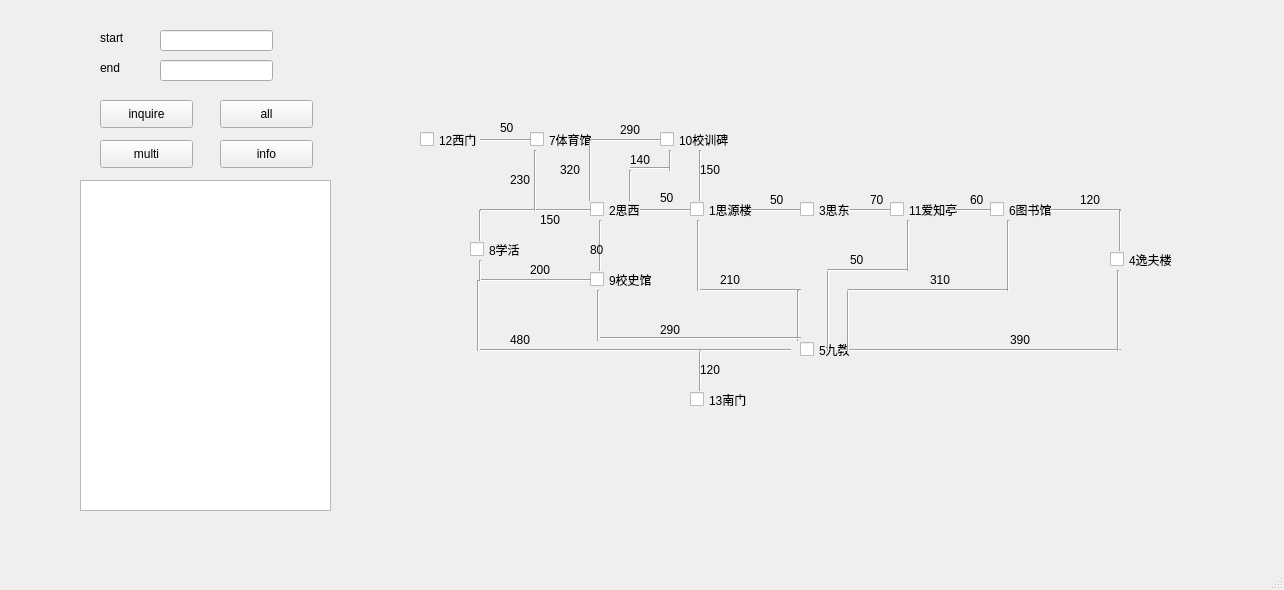
<?xml version="1.0" encoding="UTF-8"?>
<ui version="4.0">
 <class>MainWindow</class>
 <widget class="QMainWindow" name="MainWindow">
  <property name="geometry">
   <rect>
    <x>0</x>
    <y>0</y>
    <width>1284</width>
    <height>590</height>
   </rect>
  </property>
  <property name="windowTitle">
   <string>MainWindow</string>
  </property>
  <widget class="QWidget" name="centralwidget">
   <widget class="QLineEdit" name="start">
    <property name="geometry">
     <rect>
      <x>160</x>
      <y>30</y>
      <width>113</width>
      <height>21</height>
     </rect>
    </property>
   </widget>
   <widget class="QLineEdit" name="end">
    <property name="geometry">
     <rect>
      <x>160</x>
      <y>60</y>
      <width>113</width>
      <height>21</height>
     </rect>
    </property>
   </widget>
   <widget class="QLabel" name="label_2">
    <property name="geometry">
     <rect>
      <x>100</x>
      <y>30</y>
      <width>72</width>
      <height>15</height>
     </rect>
    </property>
    <property name="text">
     <string>start</string>
    </property>
   </widget>
   <widget class="QLabel" name="label_3">
    <property name="geometry">
     <rect>
      <x>100</x>
      <y>60</y>
      <width>72</width>
      <height>15</height>
     </rect>
    </property>
    <property name="text">
     <string>end</string>
    </property>
   </widget>
   <widget class="QPushButton" name="inquire">
    <property name="geometry">
     <rect>
      <x>100</x>
      <y>100</y>
      <width>93</width>
      <height>28</height>
     </rect>
    </property>
    <property name="text">
     <string>inquire</string>
    </property>
   </widget>
   <widget class="QTextBrowser" name="display">
    <property name="geometry">
     <rect>
      <x>80</x>
      <y>180</y>
      <width>251</width>
      <height>331</height>
     </rect>
    </property>
   </widget>
   <widget class="QCheckBox" name="checkBox_1">
    <property name="geometry">
     <rect>
      <x>690</x>
      <y>200</y>
      <width>91</width>
      <height>19</height>
     </rect>
    </property>
    <property name="text">
     <string>1思源楼</string>
    </property>
   </widget>
   <widget class="QCheckBox" name="checkBox_2">
    <property name="geometry">
     <rect>
      <x>590</x>
      <y>200</y>
      <width>61</width>
      <height>19</height>
     </rect>
    </property>
    <property name="text">
     <string>2思西</string>
    </property>
   </widget>
   <widget class="QPushButton" name="multi">
    <property name="geometry">
     <rect>
      <x>100</x>
      <y>140</y>
      <width>93</width>
      <height>28</height>
     </rect>
    </property>
    <property name="text">
     <string>multi</string>
    </property>
   </widget>
   <widget class="QCheckBox" name="checkBox_3">
    <property name="geometry">
     <rect>
      <x>800</x>
      <y>200</y>
      <width>61</width>
      <height>19</height>
     </rect>
    </property>
    <property name="text">
     <string>3思东</string>
    </property>
   </widget>
   <widget class="QCheckBox" name="checkBox_4">
    <property name="geometry">
     <rect>
      <x>1110</x>
      <y>250</y>
      <width>81</width>
      <height>19</height>
     </rect>
    </property>
    <property name="text">
     <string>4逸夫楼</string>
    </property>
   </widget>
   <widget class="QCheckBox" name="checkBox_5">
    <property name="geometry">
     <rect>
      <x>800</x>
      <y>340</y>
      <width>61</width>
      <height>19</height>
     </rect>
    </property>
    <property name="text">
     <string>5九教</string>
    </property>
   </widget>
   <widget class="QCheckBox" name="checkBox_6">
    <property name="geometry">
     <rect>
      <x>990</x>
      <y>200</y>
      <width>81</width>
      <height>19</height>
     </rect>
    </property>
    <property name="text">
     <string>6图书馆</string>
    </property>
   </widget>
   <widget class="QCheckBox" name="checkBox_7">
    <property name="geometry">
     <rect>
      <x>530</x>
      <y>130</y>
      <width>81</width>
      <height>19</height>
     </rect>
    </property>
    <property name="text">
     <string>7体育馆</string>
    </property>
   </widget>
   <widget class="QCheckBox" name="checkBox_8">
    <property name="geometry">
     <rect>
      <x>470</x>
      <y>240</y>
      <width>61</width>
      <height>19</height>
     </rect>
    </property>
    <property name="text">
     <string>8学活</string>
    </property>
   </widget>
   <widget class="QCheckBox" name="checkBox_9">
    <property name="geometry">
     <rect>
      <x>590</x>
      <y>270</y>
      <width>81</width>
      <height>19</height>
     </rect>
    </property>
    <property name="text">
     <string>9校史馆</string>
    </property>
   </widget>
   <widget class="QCheckBox" name="checkBox_10">
    <property name="geometry">
     <rect>
      <x>660</x>
      <y>130</y>
      <width>91</width>
      <height>19</height>
     </rect>
    </property>
    <property name="text">
     <string>10校训碑</string>
    </property>
   </widget>
   <widget class="QCheckBox" name="checkBox_11">
    <property name="geometry">
     <rect>
      <x>890</x>
      <y>200</y>
      <width>81</width>
      <height>19</height>
     </rect>
    </property>
    <property name="text">
     <string>11爱知亭</string>
    </property>
   </widget>
   <widget class="QCheckBox" name="checkBox_12">
    <property name="geometry">
     <rect>
      <x>420</x>
      <y>130</y>
      <width>71</width>
      <height>19</height>
     </rect>
    </property>
    <property name="text">
     <string>12西门</string>
    </property>
   </widget>
   <widget class="QCheckBox" name="checkBox_13">
    <property name="geometry">
     <rect>
      <x>690</x>
      <y>390</y>
      <width>71</width>
      <height>19</height>
     </rect>
    </property>
    <property name="text">
     <string>13南门</string>
    </property>
   </widget>
   <widget class="QPushButton" name="info">
    <property name="geometry">
     <rect>
      <x>220</x>
      <y>140</y>
      <width>93</width>
      <height>28</height>
     </rect>
    </property>
    <property name="text">
     <string>info</string>
    </property>
   </widget>
   <widget class="QPushButton" name="all">
    <property name="geometry">
     <rect>
      <x>220</x>
      <y>100</y>
      <width>93</width>
      <height>28</height>
     </rect>
    </property>
    <property name="text">
     <string>all</string>
    </property>
   </widget>
   <widget class="Line" name="line">
    <property name="geometry">
     <rect>
      <x>480</x>
      <y>130</y>
      <width>51</width>
      <height>20</height>
     </rect>
    </property>
    <property name="orientation">
     <enum>Qt::Horizontal</enum>
    </property>
   </widget>
   <widget class="Line" name="line_2">
    <property name="geometry">
     <rect>
      <x>590</x>
      <y>130</y>
      <width>71</width>
      <height>20</height>
     </rect>
    </property>
    <property name="orientation">
     <enum>Qt::Horizontal</enum>
    </property>
   </widget>
   <widget class="Line" name="line_3">
    <property name="geometry">
     <rect>
      <x>640</x>
      <y>200</y>
      <width>51</width>
      <height>20</height>
     </rect>
    </property>
    <property name="orientation">
     <enum>Qt::Horizontal</enum>
    </property>
   </widget>
   <widget class="Line" name="line_4">
    <property name="geometry">
     <rect>
      <x>850</x>
      <y>200</y>
      <width>41</width>
      <height>20</height>
     </rect>
    </property>
    <property name="orientation">
     <enum>Qt::Horizontal</enum>
    </property>
   </widget>
   <widget class="Line" name="line_5">
    <property name="geometry">
     <rect>
      <x>750</x>
      <y>200</y>
      <width>51</width>
      <height>20</height>
     </rect>
    </property>
    <property name="orientation">
     <enum>Qt::Horizontal</enum>
    </property>
   </widget>
   <widget class="Line" name="line_6">
    <property name="geometry">
     <rect>
      <x>480</x>
      <y>200</y>
      <width>111</width>
      <height>20</height>
     </rect>
    </property>
    <property name="orientation">
     <enum>Qt::Horizontal</enum>
    </property>
   </widget>
   <widget class="Line" name="line_7">
    <property name="geometry">
     <rect>
      <x>1050</x>
      <y>200</y>
      <width>71</width>
      <height>20</height>
     </rect>
    </property>
    <property name="orientation">
     <enum>Qt::Horizontal</enum>
    </property>
   </widget>
   <widget class="Line" name="line_8">
    <property name="geometry">
     <rect>
      <x>950</x>
      <y>200</y>
      <width>41</width>
      <height>20</height>
     </rect>
    </property>
    <property name="orientation">
     <enum>Qt::Horizontal</enum>
    </property>
   </widget>
   <widget class="Line" name="line_9">
    <property name="geometry">
     <rect>
      <x>700</x>
      <y>340</y>
      <width>91</width>
      <height>20</height>
     </rect>
    </property>
    <property name="orientation">
     <enum>Qt::Horizontal</enum>
    </property>
   </widget>
   <widget class="Line" name="line_10">
    <property name="geometry">
     <rect>
      <x>840</x>
      <y>340</y>
      <width>281</width>
      <height>20</height>
     </rect>
    </property>
    <property name="orientation">
     <enum>Qt::Horizontal</enum>
    </property>
   </widget>
   <widget class="Line" name="line_11">
    <property name="geometry">
     <rect>
      <x>480</x>
      <y>270</y>
      <width>111</width>
      <height>20</height>
     </rect>
    </property>
    <property name="orientation">
     <enum>Qt::Horizontal</enum>
    </property>
   </widget>
   <widget class="Line" name="line_12">
    <property name="geometry">
     <rect>
      <x>470</x>
      <y>210</y>
      <width>20</width>
      <height>31</height>
     </rect>
    </property>
    <property name="orientation">
     <enum>Qt::Vertical</enum>
    </property>
   </widget>
   <widget class="Line" name="line_13">
    <property name="geometry">
     <rect>
      <x>690</x>
      <y>350</y>
      <width>20</width>
      <height>41</height>
     </rect>
    </property>
    <property name="orientation">
     <enum>Qt::Vertical</enum>
    </property>
   </widget>
   <widget class="Line" name="line_14">
    <property name="geometry">
     <rect>
      <x>1110</x>
      <y>270</y>
      <width>16</width>
      <height>81</height>
     </rect>
    </property>
    <property name="orientation">
     <enum>Qt::Vertical</enum>
    </property>
   </widget>
   <widget class="Line" name="line_15">
    <property name="geometry">
     <rect>
      <x>1110</x>
      <y>210</y>
      <width>20</width>
      <height>41</height>
     </rect>
    </property>
    <property name="orientation">
     <enum>Qt::Vertical</enum>
    </property>
   </widget>
   <widget class="Line" name="line_16">
    <property name="geometry">
     <rect>
      <x>690</x>
      <y>150</y>
      <width>20</width>
      <height>51</height>
     </rect>
    </property>
    <property name="orientation">
     <enum>Qt::Vertical</enum>
    </property>
   </widget>
   <widget class="Line" name="line_17">
    <property name="geometry">
     <rect>
      <x>580</x>
      <y>140</y>
      <width>20</width>
      <height>61</height>
     </rect>
    </property>
    <property name="orientation">
     <enum>Qt::Vertical</enum>
    </property>
   </widget>
   <widget class="Line" name="line_18">
    <property name="geometry">
     <rect>
      <x>525</x>
      <y>150</y>
      <width>21</width>
      <height>61</height>
     </rect>
    </property>
    <property name="orientation">
     <enum>Qt::Vertical</enum>
    </property>
   </widget>
   <widget class="Line" name="line_20">
    <property name="geometry">
     <rect>
      <x>690</x>
      <y>220</y>
      <width>16</width>
      <height>71</height>
     </rect>
    </property>
    <property name="orientation">
     <enum>Qt::Vertical</enum>
    </property>
   </widget>
   <widget class="Line" name="line_21">
    <property name="geometry">
     <rect>
      <x>900</x>
      <y>220</y>
      <width>16</width>
      <height>51</height>
     </rect>
    </property>
    <property name="orientation">
     <enum>Qt::Vertical</enum>
    </property>
   </widget>
   <widget class="Line" name="line_22">
    <property name="geometry">
     <rect>
      <x>1000</x>
      <y>220</y>
      <width>16</width>
      <height>71</height>
     </rect>
    </property>
    <property name="orientation">
     <enum>Qt::Vertical</enum>
    </property>
   </widget>
   <widget class="Line" name="line_23">
    <property name="geometry">
     <rect>
      <x>820</x>
      <y>270</y>
      <width>16</width>
      <height>81</height>
     </rect>
    </property>
    <property name="orientation">
     <enum>Qt::Vertical</enum>
    </property>
   </widget>
   <widget class="Line" name="line_24">
    <property name="geometry">
     <rect>
      <x>840</x>
      <y>290</y>
      <width>16</width>
      <height>61</height>
     </rect>
    </property>
    <property name="orientation">
     <enum>Qt::Vertical</enum>
    </property>
   </widget>
   <widget class="Line" name="line_25">
    <property name="geometry">
     <rect>
      <x>847</x>
      <y>280</y>
      <width>161</width>
      <height>21</height>
     </rect>
    </property>
    <property name="orientation">
     <enum>Qt::Horizontal</enum>
    </property>
   </widget>
   <widget class="Line" name="line_26">
    <property name="geometry">
     <rect>
      <x>827</x>
      <y>260</y>
      <width>81</width>
      <height>21</height>
     </rect>
    </property>
    <property name="orientation">
     <enum>Qt::Horizontal</enum>
    </property>
   </widget>
   <widget class="Line" name="line_27">
    <property name="geometry">
     <rect>
      <x>700</x>
      <y>280</y>
      <width>101</width>
      <height>21</height>
     </rect>
    </property>
    <property name="orientation">
     <enum>Qt::Horizontal</enum>
    </property>
   </widget>
   <widget class="Line" name="line_28">
    <property name="geometry">
     <rect>
      <x>790</x>
      <y>290</y>
      <width>16</width>
      <height>51</height>
     </rect>
    </property>
    <property name="orientation">
     <enum>Qt::Vertical</enum>
    </property>
   </widget>
   <widget class="Line" name="line_29">
    <property name="geometry">
     <rect>
      <x>590</x>
      <y>290</y>
      <width>16</width>
      <height>51</height>
     </rect>
    </property>
    <property name="orientation">
     <enum>Qt::Vertical</enum>
    </property>
   </widget>
   <widget class="Line" name="line_30">
    <property name="geometry">
     <rect>
      <x>600</x>
      <y>330</y>
      <width>201</width>
      <height>16</height>
     </rect>
    </property>
    <property name="orientation">
     <enum>Qt::Horizontal</enum>
    </property>
   </widget>
   <widget class="Line" name="line_31">
    <property name="geometry">
     <rect>
      <x>590</x>
      <y>220</y>
      <width>21</width>
      <height>51</height>
     </rect>
    </property>
    <property name="orientation">
     <enum>Qt::Vertical</enum>
    </property>
   </widget>
   <widget class="Line" name="line_32">
    <property name="geometry">
     <rect>
      <x>470</x>
      <y>260</y>
      <width>20</width>
      <height>21</height>
     </rect>
    </property>
    <property name="orientation">
     <enum>Qt::Vertical</enum>
    </property>
   </widget>
   <widget class="QLabel" name="label">
    <property name="geometry">
     <rect>
      <x>660</x>
      <y>190</y>
      <width>21</width>
      <height>16</height>
     </rect>
    </property>
    <property name="text">
     <string>50</string>
    </property>
   </widget>
   <widget class="QLabel" name="label_4">
    <property name="geometry">
     <rect>
      <x>770</x>
      <y>190</y>
      <width>21</width>
      <height>20</height>
     </rect>
    </property>
    <property name="text">
     <string>50</string>
    </property>
   </widget>
   <widget class="QLabel" name="label_5">
    <property name="geometry">
     <rect>
      <x>700</x>
      <y>160</y>
      <width>31</width>
      <height>20</height>
     </rect>
    </property>
    <property name="text">
     <string>150</string>
    </property>
   </widget>
   <widget class="QLabel" name="label_6">
    <property name="geometry">
     <rect>
      <x>560</x>
      <y>160</y>
      <width>31</width>
      <height>20</height>
     </rect>
    </property>
    <property name="text">
     <string>320</string>
    </property>
   </widget>
   <widget class="QLabel" name="label_7">
    <property name="geometry">
     <rect>
      <x>590</x>
      <y>240</y>
      <width>21</width>
      <height>20</height>
     </rect>
    </property>
    <property name="text">
     <string>80</string>
    </property>
   </widget>
   <widget class="QLabel" name="label_8">
    <property name="geometry">
     <rect>
      <x>630</x>
      <y>150</y>
      <width>31</width>
      <height>20</height>
     </rect>
    </property>
    <property name="text">
     <string>140</string>
    </property>
   </widget>
   <widget class="QLabel" name="label_9">
    <property name="geometry">
     <rect>
      <x>870</x>
      <y>190</y>
      <width>21</width>
      <height>20</height>
     </rect>
    </property>
    <property name="text">
     <string>70</string>
    </property>
   </widget>
   <widget class="QLabel" name="label_10">
    <property name="geometry">
     <rect>
      <x>1010</x>
      <y>330</y>
      <width>31</width>
      <height>20</height>
     </rect>
    </property>
    <property name="text">
     <string>390</string>
    </property>
   </widget>
   <widget class="QLabel" name="label_11">
    <property name="geometry">
     <rect>
      <x>1080</x>
      <y>190</y>
      <width>31</width>
      <height>20</height>
     </rect>
    </property>
    <property name="text">
     <string>120</string>
    </property>
   </widget>
   <widget class="QLabel" name="label_12">
    <property name="geometry">
     <rect>
      <x>930</x>
      <y>270</y>
      <width>31</width>
      <height>20</height>
     </rect>
    </property>
    <property name="text">
     <string>310</string>
    </property>
   </widget>
   <widget class="QLabel" name="label_13">
    <property name="geometry">
     <rect>
      <x>660</x>
      <y>320</y>
      <width>31</width>
      <height>20</height>
     </rect>
    </property>
    <property name="text">
     <string>290</string>
    </property>
   </widget>
   <widget class="QLabel" name="label_14">
    <property name="geometry">
     <rect>
      <x>510</x>
      <y>330</y>
      <width>31</width>
      <height>20</height>
     </rect>
    </property>
    <property name="text">
     <string>480</string>
    </property>
   </widget>
   <widget class="QLabel" name="label_15">
    <property name="geometry">
     <rect>
      <x>720</x>
      <y>270</y>
      <width>31</width>
      <height>20</height>
     </rect>
    </property>
    <property name="text">
     <string>210</string>
    </property>
   </widget>
   <widget class="QLabel" name="label_16">
    <property name="geometry">
     <rect>
      <x>540</x>
      <y>210</y>
      <width>31</width>
      <height>20</height>
     </rect>
    </property>
    <property name="text">
     <string>150</string>
    </property>
   </widget>
   <widget class="QLabel" name="label_17">
    <property name="geometry">
     <rect>
      <x>510</x>
      <y>170</y>
      <width>31</width>
      <height>20</height>
     </rect>
    </property>
    <property name="text">
     <string>230</string>
    </property>
   </widget>
   <widget class="QLabel" name="label_18">
    <property name="geometry">
     <rect>
      <x>620</x>
      <y>120</y>
      <width>31</width>
      <height>20</height>
     </rect>
    </property>
    <property name="text">
     <string>290</string>
    </property>
   </widget>
   <widget class="QLabel" name="label_19">
    <property name="geometry">
     <rect>
      <x>970</x>
      <y>190</y>
      <width>21</width>
      <height>20</height>
     </rect>
    </property>
    <property name="text">
     <string>60</string>
    </property>
   </widget>
   <widget class="QLabel" name="label_20">
    <property name="geometry">
     <rect>
      <x>700</x>
      <y>360</y>
      <width>31</width>
      <height>20</height>
     </rect>
    </property>
    <property name="text">
     <string>120</string>
    </property>
   </widget>
   <widget class="QLabel" name="label_21">
    <property name="geometry">
     <rect>
      <x>850</x>
      <y>250</y>
      <width>21</width>
      <height>20</height>
     </rect>
    </property>
    <property name="text">
     <string>50</string>
    </property>
   </widget>
   <widget class="Line" name="line_33">
    <property name="geometry">
     <rect>
      <x>620</x>
      <y>170</y>
      <width>20</width>
      <height>31</height>
     </rect>
    </property>
    <property name="orientation">
     <enum>Qt::Vertical</enum>
    </property>
   </widget>
   <widget class="Line" name="line_34">
    <property name="geometry">
     <rect>
      <x>630</x>
      <y>160</y>
      <width>41</width>
      <height>16</height>
     </rect>
    </property>
    <property name="orientation">
     <enum>Qt::Horizontal</enum>
    </property>
   </widget>
   <widget class="Line" name="line_35">
    <property name="geometry">
     <rect>
      <x>660</x>
      <y>150</y>
      <width>20</width>
      <height>21</height>
     </rect>
    </property>
    <property name="orientation">
     <enum>Qt::Vertical</enum>
    </property>
   </widget>
   <widget class="Line" name="line_36">
    <property name="geometry">
     <rect>
      <x>480</x>
      <y>340</y>
      <width>221</width>
      <height>20</height>
     </rect>
    </property>
    <property name="orientation">
     <enum>Qt::Horizontal</enum>
    </property>
   </widget>
   <widget class="Line" name="line_37">
    <property name="geometry">
     <rect>
      <x>470</x>
      <y>280</y>
      <width>16</width>
      <height>71</height>
     </rect>
    </property>
    <property name="orientation">
     <enum>Qt::Vertical</enum>
    </property>
   </widget>
   <widget class="QLabel" name="label_22">
    <property name="geometry">
     <rect>
      <x>500</x>
      <y>120</y>
      <width>21</width>
      <height>16</height>
     </rect>
    </property>
    <property name="text">
     <string>50</string>
    </property>
   </widget>
   <widget class="QLabel" name="label_23">
    <property name="geometry">
     <rect>
      <x>530</x>
      <y>260</y>
      <width>31</width>
      <height>20</height>
     </rect>
    </property>
    <property name="text">
     <string>200</string>
    </property>
   </widget>
  </widget>
  <widget class="QMenuBar" name="menubar">
   <property name="geometry">
    <rect>
     <x>0</x>
     <y>0</y>
     <width>1284</width>
     <height>26</height>
    </rect>
   </property>
  </widget>
  <widget class="QStatusBar" name="statusbar"/>
 </widget>
 <resources/>
 <connections/>
</ui>
